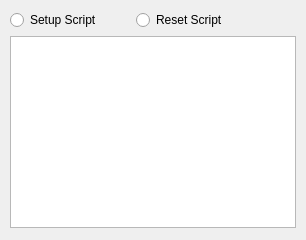
          <widget class="QWidget" name="tabP5Script">
           <attribute name="title">
            <string>Script</string>
           </attribute>
           <layout class="QVBoxLayout" name="P52Layout">
            <property name="leftMargin">
             <number>10</number>
            </property>
            <property name="topMargin">
             <number>10</number>
            </property>
            <property name="rightMargin">
             <number>10</number>
            </property>
            <property name="bottomMargin">
             <number>12</number>
            </property>
            <item>
             <layout class="QHBoxLayout" name="P52Layout1">
              <item>
               <widget class="QRadioButton" name="rdoP52SetupScript">
                <property name="minimumSize">
                 <size>
                  <width>120</width>
                  <height>0</height>
                 </size>
                </property>
                <property name="maximumSize">
                 <size>
                  <width>120</width>
                  <height>16777215</height>
                 </size>
                </property>
                <property name="text">
                 <string>Setup Script</string>
                </property>
               </widget>
              </item>
              <item>
               <widget class="QRadioButton" name="rdoP52ResetScript">
                <property name="minimumSize">
                 <size>
                  <width>120</width>
                  <height>0</height>
                 </size>
                </property>
                <property name="maximumSize">
                 <size>
                  <width>120</width>
                  <height>16777215</height>
                 </size>
                </property>
                <property name="text">
                 <string>Reset Script</string>
                </property>
               </widget>
              </item>
              <item>
               <spacer name="P52Spacer">
                <property name="orientation">
                 <enum>Qt::Horizontal</enum>
                </property>
                <property name="sizeHint" stdset="0">
                 <size>
                  <width>40</width>
                  <height>20</height>
                 </size>
                </property>
               </spacer>
              </item>
             </layout>
            </item>
            <item>
             <widget class="QTextEdit" name="txtP52Script"/>
            </item>
           </layout>
          </widget>
